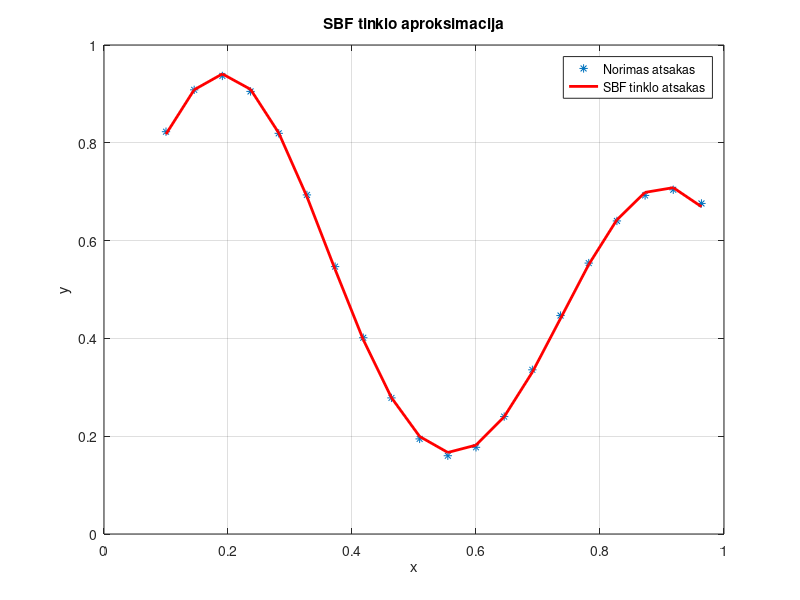

Here is the MATLAB script that generated this plot:
%%
clc
clear all
close all

%% Iejimo duomenys

x = 0.1:1/22:1;

% Norimas atsakas
d = ((1 + 0.6*sin(2*pi*x/0.7)) + ...
     0.3*sin(2*pi*x))/2;

%% Pradinis grafikas

figure
plot(x,d,'*');
grid on
xlabel('x');
ylabel('d');
title('Norimas atsakas');

%% =========================================================
% SBF TINKLO INICIALIZAVIMAS
% ==========================================================

% Pradines Gauso funkciju centru reiksmes
c1 = 0.25;
c2 = 0.75;

% Pradines Gauso funkciju spinduliu reiksmes
r1 = 0.2;
r2 = 0.2;

% Isejimo sluoksnio svoriai
w1 = rand(1);
w2 = rand(1);

% Poslinkis
w0 = rand(1);

% Issaugomos pradines reiksmes palyginimui
c1_prad = c1;
c2_prad = c2;
r1_prad = r1;
r2_prad = r2;

%% Mokymosi koeficientai

% Svoriams
eta_w = 0.05;

% Centrams
eta_c = 0.001;

% Spinduliams
eta_r = 0.001;

%% =========================================================
% TINKLO MOKYMAS
% ==========================================================

for iter = 1:5000

    for i = 1:length(x)

        %% Gauso bazines funkcijos

        F1 = exp(-(x(i)-c1)^2/(2*r1^2));

        F2 = exp(-(x(i)-c2)^2/(2*r2^2));


        %% Isejimo neuronas

        % Tiesine aktyvacijos funkcija
        y = F1*w1 + F2*w2 + w0;


        %% Klaida

        e = d(i) - y;


        %% =================================================
        % PARAMETRU POKYCIAI
        % ==================================================

        % Isejimo svoriu pokyciai

        dw1 = eta_w * e * F1;
        dw2 = eta_w * e * F2;
        dw0 = eta_w * e;


        % Centru pokyciai

        dc1 = eta_c * e * w1 * F1 * ...
              (x(i)-c1)/(r1^2);

        dc2 = eta_c * e * w2 * F2 * ...
              (x(i)-c2)/(r2^2);


        % Spinduliu pokyciai

        dr1 = eta_r * e * w1 * F1 * ...
              ((x(i)-c1)^2)/(r1^3);

        dr2 = eta_r * e * w2 * F2 * ...
              ((x(i)-c2)^2)/(r2^3);


        %% =================================================
        % PARAMETRU ATNAUJINIMAS
        % ==================================================

        % Svoriai
        w1 = w1 + dw1;
        w2 = w2 + dw2;
        w0 = w0 + dw0;

        % Centrai
        c1 = c1 + dc1;
        c2 = c2 + dc2;

        % Spinduliai
        r1 = r1 + dr1;
        r2 = r2 + dr2;


        %% Spindulys negali buti 0 arba neigiamas

        if r1 < 0.05
            r1 = 0.05;
        end

        if r2 < 0.05
            r2 = 0.05;
        end

    end

end

%% =========================================================
% TINKLO PATIKRINIMAS PO MOKYMO
% ==========================================================

x_new = 0.1:1/22:1;

Y = zeros(1,length(x_new));

for i = 1:length(x_new)

    % Gauso funkcijos
    F1 = exp(-(x_new(i)-c1)^2/(2*r1^2));

    F2 = exp(-(x_new(i)-c2)^2/(2*r2^2));

    % Tinklo atsakas
    Y(i) = F1*w1 + F2*w2 + w0;

end

%% =========================================================
% GALUTINIS GRAFIKAS
% ==========================================================

hold on

plot(x_new,Y,'r','LineWidth',2);

grid on
xlabel('x');
ylabel('y');

title('SBF tinklo aproksimacija');

legend('Norimas atsakas', ...
       'SBF tinklo atsakas');

%% =========================================================
% REZULTATAI
% ==========================================================

fprintf('\nPRADINES REIKSMES:\n\n');

fprintf('c1 = %.6f\n',c1_prad);
fprintf('c2 = %.6f\n',c2_prad);
fprintf('r1 = %.6f\n',r1_prad);
fprintf('r2 = %.6f\n',r2_prad);


fprintf('\nAPMOKYTO TINKLO PARAMETRAI:\n\n');

fprintf('c1 = %.6f\n',c1);
fprintf('c2 = %.6f\n',c2);

fprintf('r1 = %.6f\n',r1);
fprintf('r2 = %.6f\n',r2);

fprintf('\nw1 = %.6f\n',w1);
fprintf('w2 = %.6f\n',w2);
fprintf('w0 = %.6f\n',w0);


%% =========================================================
% VIDUTINE KVADRATINE KLAIDA
% ==========================================================

E = mean((d-Y).^2);

fprintf('\nVidutine kvadratine klaida E = %.8f\n',E);
